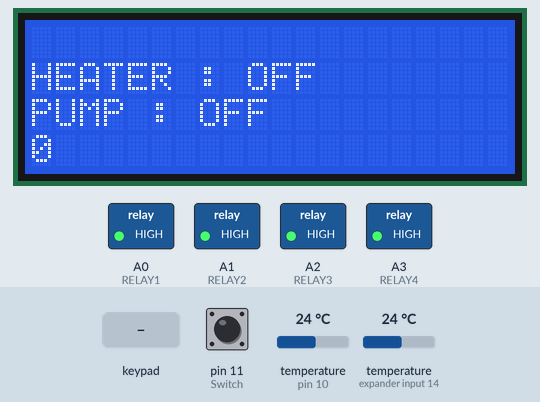
A sketch run on a simulated Arduino Uno, built with avr-gcc and run on an emulated ATmega328P. On the bench: 20×4 character LCD, switched loads named in the sketch (green lamp = pin HIGH). The test bench sets the inputs (shaded band); at power-on: pin 11 (Switch) LOW, temperature (sensors on pin 10, expander input 14) 24 °C. What the sketch prints to the serial monitor is not drawn.

Above: at 1.3 s.
1.4 s: key 'A' pressed
At 2.4 s:
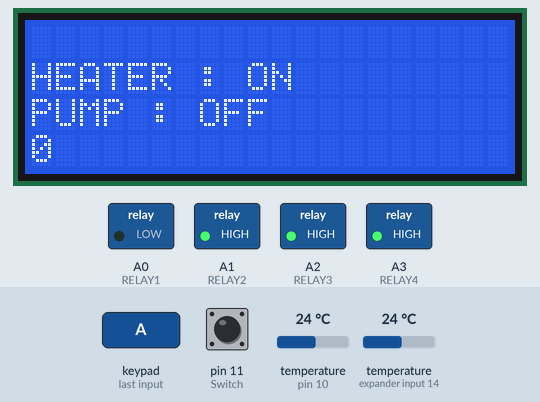
2.9 s: keypad keys 9 8 7 6 * pressed 0.4 s apart
At 6.5 s:
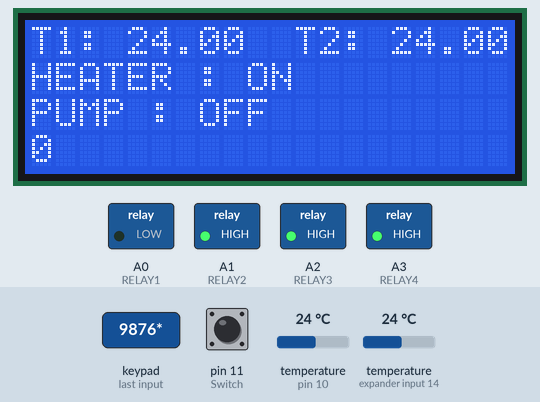
6.8 s: key 'B' pressed
At 7.5 s:
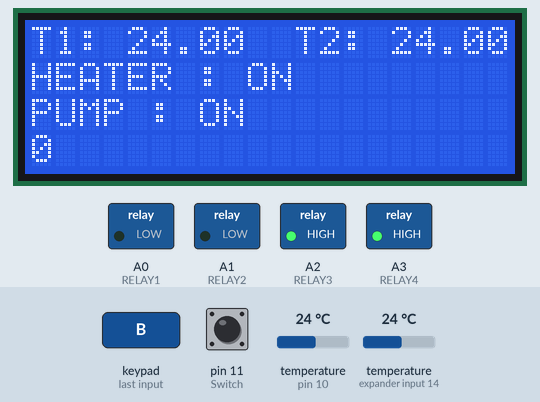
8.3 s: keypad keys 9 8 7 6 A pressed 0.4 s apart
At 11.2 s:
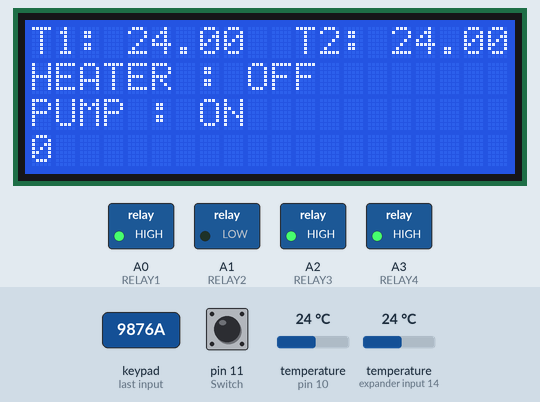
11.8 s: key 'B' pressed
At 12.4 s:
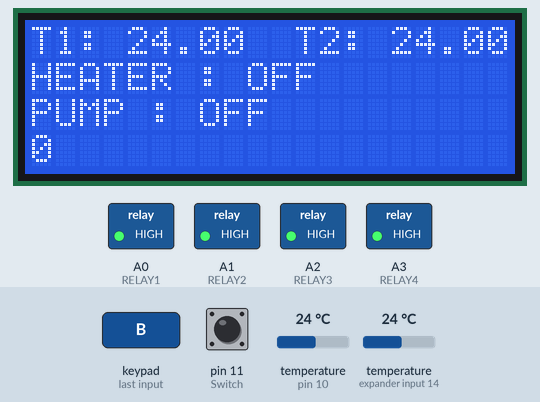
13.3 s: keypad keys 9 8 7 6 D pressed 0.4 s apart
At 15.6 s:
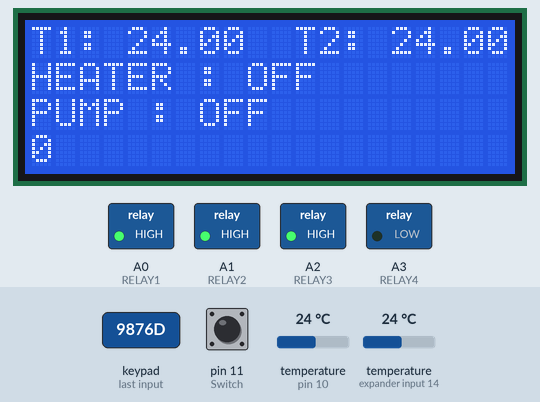
Timing chart, 0 to 17.1 s (numbered marks = the images above; inputs shaded):
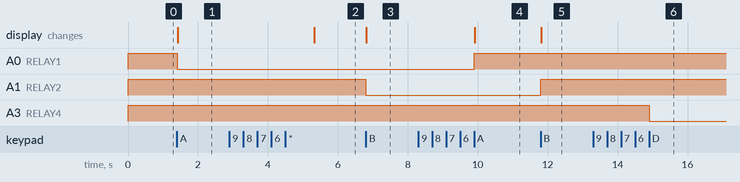

The sketch:

system-controller.ino
```cpp
/*
 * System Controller (v2)
 * ----------------------
 * Problem: control a small heating/circulation rig (heater, pump and two spare
 * outputs) from a keypad, show its status on an LCD, and optionally report
 * telemetry to a host computer (e.g. a Raspberry Pi) over serial.
 *
 * Hardware: 4x4 matrix keypad (D2-D9), two DS18B20 temperature probes on a
 * OneWire bus (D10), 20x4 I2C LCD at 0x27, 4-channel relay board on A0-A3
 * (active LOW), and a mode switch on D11.
 *
 * Keypad map (only when the mode switch is OFF / manual):
 *   *  -> read both probes, update the LCD and send one CSV telemetry line
 *   A  -> toggle heater (relay 1)      B -> toggle pump (relay 2)
 *   C  -> toggle relay 3 (spare)       D -> toggle relay 4 (spare)
 *   #  -> automatic hold: keep probe 1 at ~50 C for 100 readings, then exit
 * With the mode switch ON, it streams telemetry continuously.
 *
 * Serial telemetry format (9600 baud): T1,T2,R1,R2,R3,R4
 * (relay values: 0 = ON, 1 = OFF). raspberry-pi/serial_monitor.py reads this line.
 */
#include <Keypad.h>

// ---- 4x4 keypad layout and wiring ----
const byte ROWS = 4;
const byte COLS = 4;

char hexaKeys[ROWS][COLS] = {
  {'1', '2', '3', 'A'},
  {'4', '5', '6', 'B'},
  {'7', '8', '9', 'C'},
  {'*', '0', '#', 'D'}
};

byte rowPins[ROWS] = {9, 8, 7, 6};
byte colPins[COLS] = {5, 4, 3, 2};

Keypad customKeypad = Keypad(makeKeymap(hexaKeys), rowPins, colPins, ROWS, COLS);


// ---- Temperature probes (DS18B20 on OneWire) and 20x4 I2C LCD ----
#include <OneWire.h>
#include <DallasTemperature.h>
#include <Wire.h>
#include <LiquidCrystal_I2C.h>
LiquidCrystal_I2C lcd(0x27,20,4);  // set the LCD address to 0x27 for a 16 chars and 2 line display

// Data wire is plugged into pin 10 on the Arduino
#define ONE_WIRE_BUS 10

// Setup a oneWire instance to communicate with any OneWire devices
// (not just Maxim/Dallas temperature ICs)
OneWire oneWire(ONE_WIRE_BUS);

// Pass our oneWire reference to Dallas Temperature.
DallasTemperature sensors(&oneWire);

// ---- Relay outputs (active LOW: writing LOW switches the load ON) ----
// RELAY1 = heater, RELAY2 = pump, RELAY3/RELAY4 = spare outputs
int RELAY1 = A0;
int RELAY2 = A1;
int RELAY3 = A2;
int RELAY4 = A3;

// Buffers used to build the CSV telemetry line
String a;
String b;
String c;
String d;
String e;
String f;
String g;

// Mode switch: 1 = stream telemetry continuously, 0 = keypad control
#define Switch 11

int StateSwitch;

// Number of readings taken during the automatic hold (state7)
int counter = 0;

void setup(void)
{
  pinMode(RELAY1, OUTPUT);
  pinMode(RELAY2, OUTPUT);
  pinMode(RELAY3, OUTPUT);
  pinMode(RELAY4, OUTPUT);
  // All relays OFF at power-up
  digitalWrite(RELAY1, HIGH);
  digitalWrite(RELAY2, HIGH);
  digitalWrite(RELAY3, HIGH);
  digitalWrite(RELAY4, HIGH);

  pinMode(Switch, INPUT);

  sensors.begin();
  //add serial init
  Serial.begin(9600);

  lcd.init();  //initialize the lcd
  lcd.backlight();  //open the backlight

  lcd.setCursor ( 0, 1 );
  lcd.print("HEATER : OFF     ");
  lcd.setCursor ( 0, 2 );
  lcd.print("PUMP : OFF   ");

  StateSwitch = digitalRead(Switch);
  lcd.setCursor ( 0, 3 );
  lcd.print(StateSwitch);
}

// State machine: state1 = wait for input, state2 = telemetry, state3-6 = toggle relay 1-4,
// state7 = automatic temperature hold
enum {state1, state2, state3, state4, state5, state6, state7} state=state1;
void loop(void)
{
  switch(state) {

    // --- Automatic hold: bang-bang control of the heater around 50 C ---
    case state7:

      lcd.setCursor ( 2, 3 );
      lcd.print(counter);

      sensors.requestTemperatures();
      lcd.setCursor ( 0, 0 );
      lcd.print("T1: ");
      lcd.setCursor ( 4, 0 );
      lcd.print(sensors.getTempCByIndex(0));
      lcd.setCursor ( 11 , 0 );
      lcd.print("T2: ");
      lcd.setCursor ( 15 , 0 );
      lcd.print(sensors.getTempCByIndex(1));

      if (sensors.getTempCByIndex(0) >= 50.00) {
        counter = counter + 1;
      }

      if ((sensors.getTempCByIndex(0) < 50.00) && (digitalRead(RELAY1) == 1)) {
        digitalWrite(RELAY1, LOW);
        lcd.setCursor ( 0, 1 );
        lcd.print("HEATER : ON    ");
      }

      if ((sensors.getTempCByIndex(0) > 50.00) && (digitalRead(RELAY1) == 0)) {
        digitalWrite(RELAY1, HIGH);
        lcd.setCursor ( 0, 1 );
        lcd.print("HEATER : OFF   ");
      }

      if (counter == 100) {
        state = state1;
        counter = 0;
        lcd.setCursor ( 2, 3 );
        lcd.print("Exit");
      }

      else {
        state = state7;
      }

      break;

    // --- Toggle relay 4 (spare) ---
    case state6:

      if (digitalRead(RELAY4) == 1) {
        digitalWrite(RELAY4, LOW);
      }

      else {
        digitalWrite(RELAY4, HIGH);
      }

      state = state1;
      break;

    // --- Toggle relay 3 (spare) ---
    case state5:

      if (digitalRead(RELAY3) == 1) {
        digitalWrite(RELAY3, LOW);
      }

      else {
        digitalWrite(RELAY3, HIGH);
      }

      state = state1;
      break;

    // --- Toggle pump (relay 2) ---
    case state4:

      if (digitalRead(RELAY2) == 1) {
        digitalWrite(RELAY2, LOW);
        lcd.setCursor ( 0, 2 );
        lcd.print("PUMP : ON    ");
      }

      else {
        digitalWrite(RELAY2, HIGH);
        lcd.setCursor ( 0, 2 );
        lcd.print("PUMP : OFF   ");
      }

      state = state1;
      break;

    // --- Toggle heater (relay 1) ---
    case state3:

      if (digitalRead(RELAY1) == 1) {
        digitalWrite(RELAY1, LOW);
        lcd.setCursor ( 0, 1 );
        lcd.print("HEATER : ON    ");
      }

      else {
        digitalWrite(RELAY1, HIGH);
        lcd.setCursor ( 0, 1 );
        lcd.print("HEATER : OFF   ");
      }

      state = state1;
      break;

    // --- Read probes, refresh LCD, send CSV telemetry: T1,T2,R1,R2,R3,R4 ---
    case state2:

      sensors.requestTemperatures();

      lcd.setCursor ( 0, 0 );
      lcd.print("T1: ");
      lcd.setCursor ( 4, 0 );
      lcd.print(sensors.getTempCByIndex(0));
      lcd.setCursor ( 11 , 0 );
      lcd.print("T2: ");
      lcd.setCursor ( 15 , 0 );
      lcd.print(sensors.getTempCByIndex(1));

      a = String(sensors.getTempCByIndex(0));
      b = String(sensors.getTempCByIndex(1));
      c = String(digitalRead(RELAY1));
      d = String(digitalRead(RELAY2));
      e = String(digitalRead(RELAY3));
      f = String(digitalRead(RELAY4));

      g = a+","+b+","+c+","+d+","+e+","+f;

      Serial.println(g);

      state = state1;
      break;

    // --- Idle: dispatch on the mode switch / keypad ---
    case state1:
      char customKey = customKeypad.getKey();

      if (StateSwitch == 1) {lcd.setCursor ( 0, 3 ); state = state2;}
      if (customKey == '*' && StateSwitch == 0) {lcd.setCursor ( 0, 3 ); state = state2;}
      if (customKey == 'A' && StateSwitch == 0) {lcd.setCursor ( 0, 3 ); state = state3;}
      if (customKey == 'B' && StateSwitch == 0) {lcd.setCursor ( 0, 3 ); state = state4;}
      if (customKey == 'C' && StateSwitch == 0) {lcd.setCursor ( 0, 3 ); state = state5;}
      if (customKey == 'D' && StateSwitch == 0) {lcd.setCursor ( 0, 3 ); state = state6;}
      if (customKey == '#' && StateSwitch == 0) {lcd.setCursor ( 0, 3 ); state = state7;}
      break;
      }
}
```

Measured:
- after the input at 1.4 s, A0 (RELAY1): HIGH → LOW at once; the display: changes at once (image 1)
- after the input at 2.9 s, the display: changes after 2.4 s (image 2)
- after the input at 6.8 s, A1 (RELAY2): HIGH → LOW at once; the display: changes at once (image 3)
- after the input at 8.3 s, A0 (RELAY1): LOW → HIGH after 1.6 s; the display: changes after 1.6 s (image 4)
- after the input at 11.8 s, A1 (RELAY2): LOW → HIGH at once; the display: changes at once (image 5)
- after the input at 13.3 s, A3 (RELAY4): HIGH → LOW after 1.6 s
